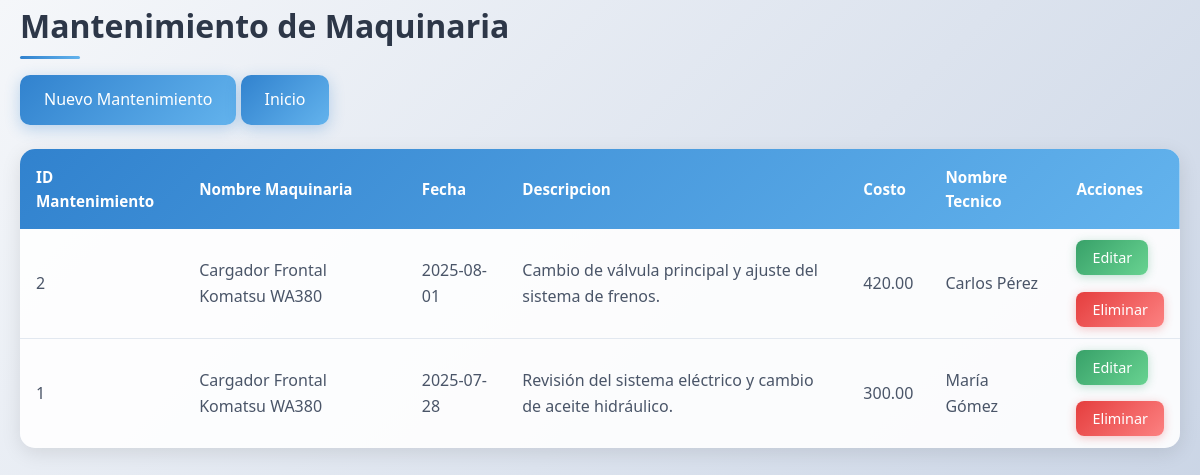
/mantenimientos_services/R_mantenimiento.php (signed in), run on the app's committed database.
### tables this page shows
CREATE TABLE mantenimiento (
    id_mantenimiento INT AUTO_INCREMENT PRIMARY KEY,
    id_maquinaria INT NOT NULL,
    fecha DATE NOT NULL,
    descripcion TEXT,
    costo_mantenimiento DECIMAL(10,2),
    id_tecnico INT,
    FOREIGN KEY (id_maquinaria) REFERENCES maquinarias(id_maquinaria),
    FOREIGN KEY (id_tecnico) REFERENCES tecnicos(id_tecnico)
);

CREATE TABLE maquinarias (
    id_maquinaria INT AUTO_INCREMENT PRIMARY KEY,
    nombre_maquinaria VARCHAR(100) NOT NULL,
    tipo VARCHAR(50),
    marca VARCHAR(50),
    modelo VARCHAR(50),
    año YEAR,
    estado_maquinaria VARCHAR(20) DEFAULT 'disponible',  
    precio_diario DECIMAL(10,2)
);

CREATE TABLE tecnicos (
    id_tecnico INT AUTO_INCREMENT PRIMARY KEY,
    nombre_tecnico VARCHAR(100) NOT NULL,
    especialidad VARCHAR(100),
    telefono VARCHAR(20),
    correo VARCHAR(100)
);

### auth_services/permisos.php (called while the page is built, shortened)
<?php
$permisos = [
    'Administrador' => ['crear', 'editar', 'eliminar', 'listar'],
    'Desarrollador' => ['listar', 'editar', 'crear'],
    'Supervisor'    => ['listar'],
];
function tienePermiso($accion, $rol = null) {
    global $permisos;
    if ($rol === null) {
        $rol = $_SESSION['rol'];
    }
    return isset($permisos[$rol]) && in_array($accion, $permisos[$rol]);
}

### mantenimientos_services/R_mantenimiento.php (the view, shortened to what this page needs)
<?php
require_once '../config/db.php';
require_once '../auth_services/permisos.php';
try {
    $sql = "SELECT
                m.id_mantenimiento,
                maq.nombre_maquinaria,
                m.fecha,
                m.descripcion,
                m.costo_mantenimiento,
                t.nombre_tecnico
            FROM mantenimiento m
            INNER JOIN maquinarias maq ON m.id_maquinaria = maq.id_maquinaria
            LEFT JOIN tecnicos t ON m.id_tecnico = t.id_tecnico
            ORDER BY m.fecha DESC, maq.nombre_maquinaria";
    $stmt = $pdo->query($sql);
    $mantenimientos = $stmt->fetchAll(PDO::FETCH_ASSOC);
} catch(PDOException $e) {
    echo "Error: " . $e->getMessage();
    $mantenimientos = [];
}
?>
<!DOCTYPE html>
<html>
<head>
    <link rel="stylesheet" href="../public/style.css">
</head>
<body>
    <div class="container">
        <h2>Mantenimiento de Maquinaria</h2>
        <div class="actions">
            <?php if (tienePermiso('crear')): ?>
                <a href="C_mantenimiento.php" class="btn-primary">Nuevo Mantenimiento</a>
            <?php endif; ?>
            <a href="../public/menu.php" class="btn-primary">Inicio</a>
        </div>
        <table>
            <thead>
                <tr>
                    <th>ID Mantenimiento</th>
                    <th>Nombre Maquinaria</th>
                    <th>Fecha</th>
                    <th>Descripcion</th>
                    <th>Costo</th>
                    <th>Nombre Tecnico</th>
                    <th>Acciones</th>
                </tr>
            </thead>
            <tbody>
                <?php if (empty($mantenimientos)): ?>
                    <tr>
                        <td colspan="7">No hay mantenimientos registrados.</td>
                    </tr>
                <?php else: ?>
                    <?php foreach ($mantenimientos as $m): ?>
                        <tr>
                            <td><?= htmlspecialchars($m['id_mantenimiento']) ?></td>
                            <td><?= htmlspecialchars($m['nombre_maquinaria']) ?></td>
                            <td><?= htmlspecialchars($m['fecha']) ?></td>
                            <td><?= htmlspecialchars($m['descripcion']) ?></td>
                            <td><?= htmlspecialchars($m['costo_mantenimiento']) ?></td>
                            <td><?= htmlspecialchars($m['nombre_tecnico']) ?></td>
                            <td>
                                <?php if (tienePermiso('editar')): ?>
                                    <a href="U_mantenimiento.php?id=<?= urlencode($m['id_mantenimiento']) ?>" class="btn-edit">Editar</a>
                                <?php endif; ?>
                                <br></br>
                                <?php if (tienePermiso('eliminar')): ?>
                                    <a href="D_mantenimiento.php?id=<?= urlencode($m['id_mantenimiento']) ?>" class="btn-delete" onclick="return confirm('¿Estás seguro de eliminar este mantenimiento?')">Eliminar</a>
                                <?php endif; ?>
                            </td>
                        </tr>
                    <?php endforeach; ?>
                <?php endif; ?>
            </tbody>
        </table>
    </div>
</body>
</html>

### public/style.css (style rules this page uses)
* { margin: 0; padding: 0; box-sizing: border-box; }
body { font-family: 'Segoe UI', Tahoma, Geneva, Verdana, sans-serif; line-height: 1.6; color: #333; background: linear-gradient(135deg, #f5f7fa 0%, #c3cfe2 100%); min-height: 100vh; }
.container { max-width: 1200px; margin: 0 auto; padding: 0 20px; }
h2 { color: #2d3748; font-size: 2rem; margin-bottom: 1.5rem; font-weight: 600; position: relative; }
h2::after { content: ''; position: absolute; bottom: -8px; left: 0; width: 60px; height: 3px; background: linear-gradient(90deg, #3182ce, #63b3ed); border-radius: 2px; }
a { color: #3182ce; text-decoration: none; transition: color 0.3s ease; }
table { width: 100%; border-collapse: collapse; background: rgba(255, 255, 255, 0.9); border-radius: 15px; overflow: hidden; box-shadow: 0 5px 20px rgba(0, 0, 0, 0.1); margin: 1.5rem 0; }
thead { background: linear-gradient(135deg, #3182ce 0%, #63b3ed 100%); color: white; }
th { padding: 1rem; text-align: left; font-weight: 600; font-size: 0.95rem; }
td { padding: 1rem; border-bottom: 1px solid #e2e8f0; color: #4a5568; }
tbody tr:last-child td { border-bottom: none; }
.actions { margin-bottom: 1.5rem; }
.btn-primary { background: linear-gradient(135deg, #3182ce 0%, #63b3ed 100%); color: white; padding: 0.75rem 1.5rem; border-radius: 10px; text-decoration: none; font-weight: 500; transition: all 0.3s ease; box-shadow: 0 4px 15px rgba(49, 130, 206, 0.3); display: inline-block; }
.btn-edit { background: linear-gradient(135deg, #38a169 0%, #68d391 100%); color: white; padding: 0.5rem 1rem; border-radius: 8px; text-decoration: none; font-size: 0.9rem; font-weight: 500; transition: all 0.3s ease; box-shadow: 0 2px 10px rgba(56, 161, 105, 0.3); margin-right: 0.5rem; }
.btn-delete { background: linear-gradient(135deg, #e53e3e 0%, #fc8181 100%); color: white; padding: 0.5rem 1rem; border-radius: 8px; text-decoration: none; font-size: 0.9rem; font-weight: 500; transition: all 0.3s ease; box-shadow: 0 2px 10px rgba(229, 62, 62, 0.3); }

### data on the page
mantenimiento: id_mantenimiento "2", id_maquinaria.nombre_maquinaria "Cargador Frontal Komatsu WA380", fecha "2025-08-01", descripcion "Cambio de válvula principal y ajuste del sistema de frenos.", costo_mantenimiento "420.00", id_tecnico.nombre_tecnico "Carlos Pérez"
mantenimiento: id_mantenimiento "1", id_maquinaria.nombre_maquinaria "Cargador Frontal Komatsu WA380", fecha "2025-07-28", descripcion "Revisión del sistema eléctrico y cambio de aceite hidráulico.", costo_mantenimiento "300.00", id_tecnico.nombre_tecnico "María Gómez"
